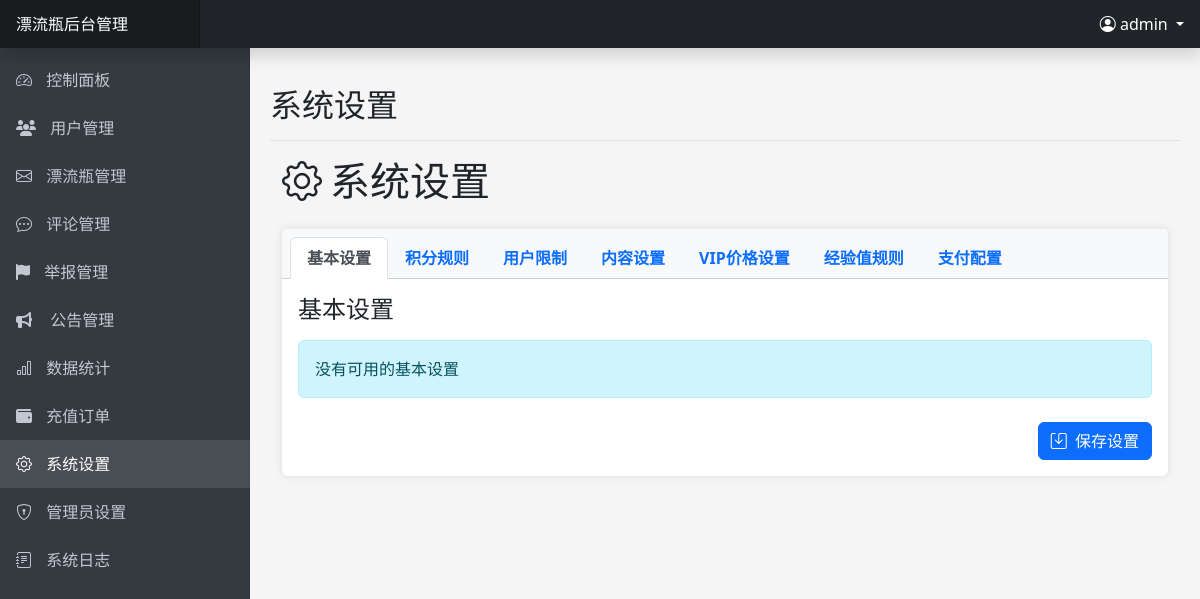
The app's page /admin/settings.php (signed in), older data.
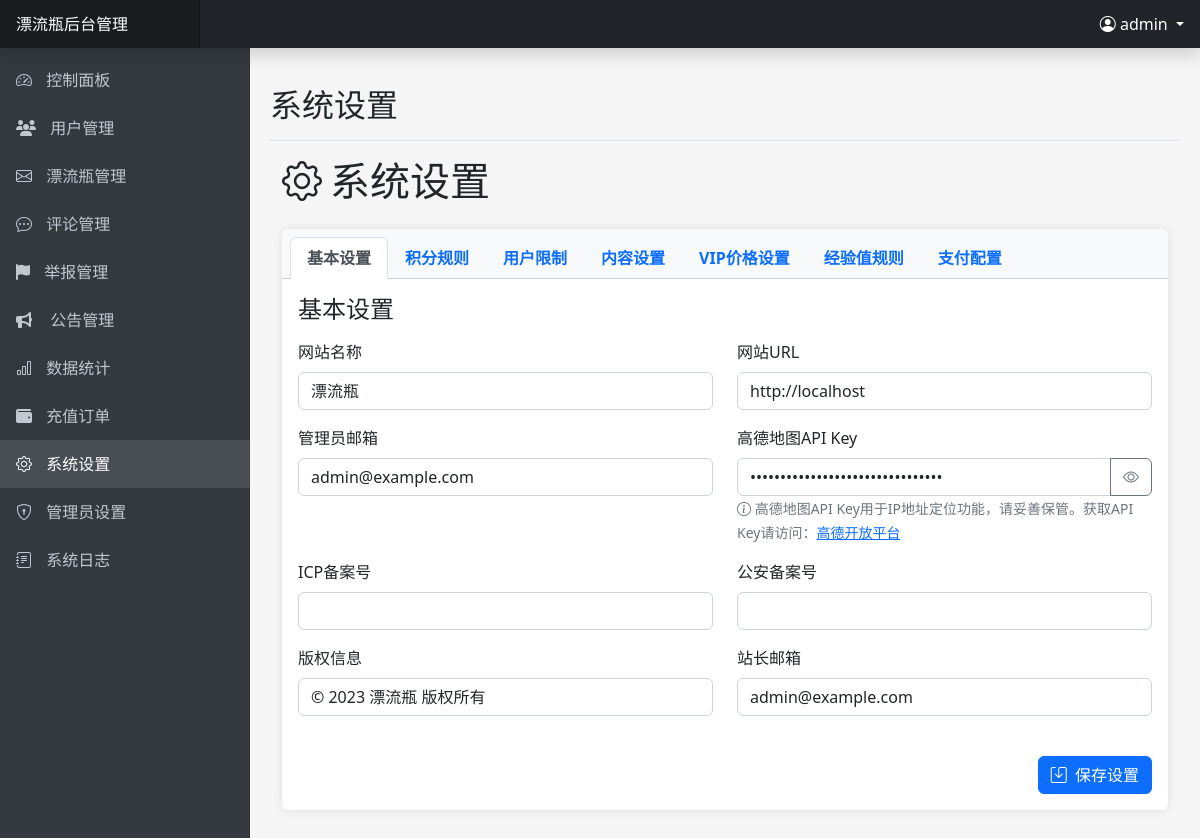
The same page, newer data.
### tables this page shows
CREATE TABLE IF NOT EXISTS `system_settings` (
    `id` INT(11) AUTO_INCREMENT PRIMARY KEY,
    `setting_key` VARCHAR(50) NOT NULL UNIQUE,
    `setting_value` TEXT NOT NULL,
    `setting_name` VARCHAR(255) NOT NULL,
    `setting_group` VARCHAR(50) NOT NULL,
    `setting_type` ENUM('text', 'number', 'textarea', 'switch', 'select') NOT NULL DEFAULT 'text',
    `options` TEXT DEFAULT NULL,
    `created_at` TIMESTAMP DEFAULT CURRENT_TIMESTAMP,
    `updated_at` TIMESTAMP DEFAULT CURRENT_TIMESTAMP ON UPDATE CURRENT_TIMESTAMP,
    INDEX `idx_setting_group` (`setting_group`)
);

### includes/config.php (called while the page is built, shortened)
<?php
function getDbConnection() {
    try {
        $conn = new mysqli(DB_HOST, DB_USER, DB_PASS, DB_NAME);
        return $conn;
    } catch (Exception $e) {
        error_log("数据库连接异常: " . $e->getMessage());
        throw $e;
    }
}
?>

### includes/admin.php (called while the page is built, shortened)
<?php
class Admin {
    private $conn;
    public function __construct() {
        $this->conn = getDbConnection();
        $this->loadAdminData();
    }
    private function loadAdminData() {
        if ($this->isLoggedIn()) {
            $stmt = $this->conn->prepare("SELECT a.*, r.name as role_name, r.permissions
                                         FROM admins a
                                         LEFT JOIN admin_roles r ON a.role_id = r.id
                                         WHERE a.id = ? AND a.status = 1");
            $adminId = $_SESSION['admin_id'];
            $stmt->bind_param("i", $adminId);
            if (!$stmt->execute()) {
                error_log("执行加载管理员数据查询失败: " . $stmt->error);
                return;
            }
            $result = $stmt->get_result();
        }
    }
    public function isLoggedIn() {
        return isset($_SESSION['admin_id']);
    }
    public function getCurrentAdminUsername() {
        if ($this->isLoggedIn()) {
            return $_SESSION['admin_username'] ?? '';
        }
        return '';
    }
}
?>

### admin/settings.php (the view, shortened to what this page needs)
<?php
$pageTitle = '系统设置';
require_once 'includes/header.php';
$settings = [];
try {
    $conn = getDbConnection();
    $stmt = $conn->prepare("SELECT * FROM system_settings ORDER BY setting_group, id");
    $stmt->execute();
    $result = $stmt->get_result();
    while ($row = $result->fetch_assoc()) {
        $settings[$row['setting_group']][] = $row;
    }
} catch (Exception $e) {
    $message = '获取设置时出错：' . $e->getMessage();
    $messageType = 'danger';
}
?>
<div class="container-fluid">
    <h1 class="mt-2 mb-4"><i class="bi bi-gear me-2"></i>系统设置</h1>
    <div class="card">
        <div class="card-header">
            <ul class="nav nav-tabs card-header-tabs" id="settingsTabs" role="tablist">
                <li class="nav-item" role="presentation">
                    <button class="nav-link active" id="basic-tab" data-bs-toggle="tab" data-bs-target="#basic" type="button" role="tab" aria-controls="basic" aria-selected="true">基本设置</button>
                </li>
                <li class="nav-item" role="presentation">
                    <button class="nav-link" id="points-tab" data-bs-toggle="tab" data-bs-target="#points" type="button" role="tab" aria-controls="points" aria-selected="false">积分规则</button>
                </li>
                <li class="nav-item" role="presentation">
                    <button class="nav-link" id="limits-tab" data-bs-toggle="tab" data-bs-target="#limits" type="button" role="tab" aria-controls="limits" aria-selected="false">用户限制</button>
                </li>
                <li class="nav-item" role="presentation">
                    <button class="nav-link" id="content-tab" data-bs-toggle="tab" data-bs-target="#content" type="button" role="tab" aria-controls="content" aria-selected="false">内容设置</button>
                </li>
                <li class="nav-item" role="presentation">
                    <button class="nav-link" id="vip-tab" data-bs-toggle="tab" data-bs-target="#vip" type="button" role="tab" aria-controls="vip" aria-selected="false">VIP价格设置</button>
                </li>
                <li class="nav-item" role="presentation">
                    <button class="nav-link" id="experience-tab" data-bs-toggle="tab" data-bs-target="#experience" type="button" role="tab" aria-controls="experience" aria-selected="false">经验值规则</button>
                </li>
                <li class="nav-item" role="presentation">
                    <button class="nav-link" id="payment-tab" data-bs-toggle="tab" data-bs-target="#payment" type="button" role="tab" aria-controls="payment" aria-selected="false">支付配置</button>
                </li>
            </ul>
        </div>
        <div class="card-body">
            <form method="post" action="">
                <div class="tab-content" id="settingsTabsContent">
                    <div class="tab-pane fade show active" id="basic" role="tabpanel" aria-labelledby="basic-tab">
                        <h4 class="mb-3">基本设置</h4>
                        <?php if (isset($settings['basic'])): ?>
                        <div class="row">
                            <?php foreach ($settings['basic'] as $setting): ?>
                            <div class="col-md-6 mb-3">
                                <label for="<?php echo $setting['setting_key']; ?>" class="form-label"><?php echo $setting['setting_name']; ?></label>
                                <?php if ($setting['setting_key'] === 'AMAP_API_KEY'): ?>
                                <div class="input-group">
                                    <input type="password" class="form-control" id="<?php echo $setting['setting_key']; ?>" name="basic[<?php echo $setting['setting_key']; ?>]" value="<?php echo htmlspecialchars($setting['setting_value']); ?>" placeholder="请输入高德地图API Key">
                                    <button class="btn btn-outline-secondary" type="button" onclick="togglePasswordVisibility('<?php echo $setting['setting_key']; ?>')">
                                        <i class="bi bi-eye" id="<?php echo $setting['setting_key']; ?>_icon"></i>
                                    </button>
                                </div>
                                <small class="form-text text-muted">
                                    <i class="bi bi-info-circle"></i> 高德地图API Key用于IP地址定位功能，请妥善保管。获取API Key请访问：<a href="https://console.amap.com/dev/key/app" target="_blank">高德开放平台</a>
                                </small>
                                <?php else: ?>
                                <input type="text" class="form-control" id="<?php echo $setting['setting_key']; ?>" name="basic[<?php echo $setting['setting_key']; ?>]" value="<?php echo htmlspecialchars($setting['setting_value']); ?>">
                                <?php endif; ?>
                            </div>
                            <?php endforeach; ?>
                        </div>
                        <?php else: ?>
                        <div class="alert alert-info">没有可用的基本设置</div>
                        <?php endif; ?>
                    </div>
                </div>
                <div class="d-grid gap-2 d-md-flex justify-content-md-end mt-4">
                    <button type="submit" name="save_settings" class="btn btn-primary">
                        <i class="bi bi-save me-1"></i> 保存设置
                    </button>
                </div>
            </form>
        </div>
    </div>
</div>
<?php
require_once 'includes/footer.php';
?>

### admin/includes/header.php (shortened to what this page needs)
<?php
require_once '../includes/config.php';
require_once '../includes/admin.php';
$admin = new Admin();
$currentPage = basename($_SERVER['PHP_SELF']);
?>
<!DOCTYPE html>
<html lang="zh-CN">
<head>
    <link rel="stylesheet" href="https://cdn.jsdelivr.net/npm/bootstrap@5.2.3/dist/css/bootstrap.min.css">
    <link rel="stylesheet" href="https://cdn.jsdelivr.net/npm/bootstrap-icons@1.10.0/font/bootstrap-icons.css">
    <link rel="stylesheet" href="https://cdn.jsdelivr.net/npm/@fortawesome/fontawesome-free@6.1.0/css/all.min.css">
</head>
<body>
    <nav class="navbar navbar-dark bg-dark fixed-top p-0 shadow">
        <a class="navbar-brand col-md-3 col-lg-2 mr-0 px-3" href="index.php"><?php echo SITE_NAME; ?>后台管理</a>
        <div class="ms-auto pe-3">
            <div class="dropdown">
                <a class="nav-link dropdown-toggle text-white" href="#" id="navbarDropdown" role="button" data-bs-toggle="dropdown" aria-expanded="false">
                    <i class="bi bi-person-circle"></i> <?php echo $admin->getCurrentAdminUsername(); ?>
                </a>
            </div>
        </div>
    </nav>
    <nav class="sidebar">
        <div class="sidebar-sticky">
            <ul class="nav flex-column">
                <li class="nav-item">
                    <a class="nav-link <?php echo $currentPage == 'index.php' ? 'active' : ''; ?>" href="index.php">
                        <i class="bi bi-speedometer2"></i>
                        控制面板
                    </a>
                </li>
                <li class="nav-item">
                    <a class="nav-link <?php echo $currentPage == 'users.php' ? 'active' : ''; ?>" href="users.php">
                        <div class="sb-nav-link-icon"><i class="fas fa-users"></i></div>
                        用户管理
                    </a>
                </li>
                <li class="nav-item">
                    <a class="nav-link <?php echo $currentPage == 'bottles.php' ? 'active' : ''; ?>" href="bottles.php">
                        <i class="bi bi-envelope"></i>
                        漂流瓶管理
                    </a>
                </li>
                <li class="nav-item">
                    <a class="nav-link <?php echo $currentPage == 'comments.php' ? 'active' : ''; ?>" href="comments.php">
                        <i class="bi bi-chat-dots"></i>
                        评论管理
                    </a>
                </li>
                <li class="nav-item">
                    <a class="nav-link <?php echo $currentPage == 'reports.php' ? 'active' : ''; ?>" href="reports.php">
                        <i class="fas fa-flag"></i>
                        举报管理
                    </a>
                </li>
                <li class="nav-item">
                    <a class="nav-link <?php echo $currentPage == 'announcements.php' ? 'active' : ''; ?>" href="announcements.php">
                        <div class="sb-nav-link-icon"><i class="fas fa-bullhorn"></i></div>
                        公告管理
                    </a>
                </li>
                <li class="nav-item">
                    <a class="nav-link <?php echo $currentPage == 'statistics.php' ? 'active' : ''; ?>" href="statistics.php">
                        <i class="bi bi-bar-chart"></i>
                        数据统计
                    </a>
                </li>
                <li class="nav-item">
                    <a class="nav-link <?php echo $currentPage == 'recharge_orders.php' ? 'active' : ''; ?>" href="recharge_orders.php">
                        <i class="fas fa-wallet"></i>
                        充值订单
                    </a>
                </li>
                <li class="nav-item">
                    <a class="nav-link <?php echo $currentPage == 'settings.php' ? 'active' : ''; ?>" href="settings.php">
                        <i class="bi bi-gear"></i>
                        系统设置
                    </a>
                </li>
                <li class="nav-item">
                    <a class="nav-link <?php echo in_array($currentPage, ['admins.php', 'admin_roles.php']) ? 'active' : ''; ?>" href="admins.php">
                        <i class="bi bi-shield-lock"></i>
                        管理员设置
                    </a>
                </li>
                <li class="nav-item">
                    <a class="nav-link <?php echo $currentPage == 'logs.php' ? 'active' : ''; ?>" href="logs.php">
                        <i class="bi bi-journal-text"></i>
                        系统日志
                    </a>
                </li>
            </ul>
        </div>
    </nav>
    <main class="main-content"><?php if (isset($pageTitle) && !isset($hidePageHeader)): ?>
        <div class="d-flex justify-content-between flex-wrap flex-md-nowrap align-items-center pt-3 pb-2 mb-3 border-bottom">
            <h2><?php echo $pageTitle; ?></h2>
        </div>
        <?php endif; ?>
</body>
</html>

### admin/includes/footer.php (shortened to what this page needs)
</body>
</html>

### admin/includes/header.php (style rules this page uses)
body { font-family: 'Microsoft YaHei', 'Segoe UI', sans-serif; background-color: #f5f5f5; overflow-x: hidden; }
.sidebar { position: fixed; top: 0; bottom: 0; left: 0; z-index: 100; padding: 48px 0 0; box-shadow: inset -1px 0 0 rgba(0, 0, 0, .1); background-color: #343a40; width: 250px; transition: all 0.3s; }
.sidebar-sticky { position: relative; top: 0; height: calc(100vh - 48px); padding-top: 0.5rem; overflow-x: hidden; overflow-y: auto; }
.sidebar .nav-link { font-weight: 500; color: #c2c7d0; padding: 0.75rem 1rem; }
.sidebar .nav-link.active { color: #fff; background-color: rgba(255, 255, 255, 0.1); }
.sidebar .nav-link i { margin-right: 10px; }
.navbar-brand { padding-top: 0.75rem; padding-bottom: 0.75rem; font-size: 1rem; background-color: rgba(0, 0, 0, 0.25); box-shadow: inset -1px 0 0 rgba(0, 0, 0, 0.25); }
.main-content { margin-left: 250px; padding: 70px 20px 20px; transition: all 0.3s; min-height: 100vh; }
.card { margin-bottom: 20px; border: none; box-shadow: 0 0 10px rgba(0, 0, 0, 0.1); }
.card-header { font-weight: bold; background-color: #f8f9fa; }
.sb-nav-link-icon { display: inline-block; width: 20px; margin-right: 10px; }
.form-control, .form-select { box-shadow: none !important; }

Row changes from the older to the newer data that the page shows:
added system_settings: setting_name "网站名称", setting_value "漂流瓶"
added system_settings: setting_name "网站URL", setting_value "http://localhost"
added system_settings: setting_name "管理员邮箱", setting_value "admin@example.com"
added system_settings: setting_name "高德地图API Key"
added system_settings: setting_name "ICP备案号"
added system_settings: setting_name "公安备案号"
added system_settings: setting_name "版权信息", setting_value "© 2023 漂流瓶 版权所有"
added system_settings: setting_name "站长邮箱", setting_value "admin@example.com"
Text that changed along with them:
text no longer shown: "没有可用的基本设置"
